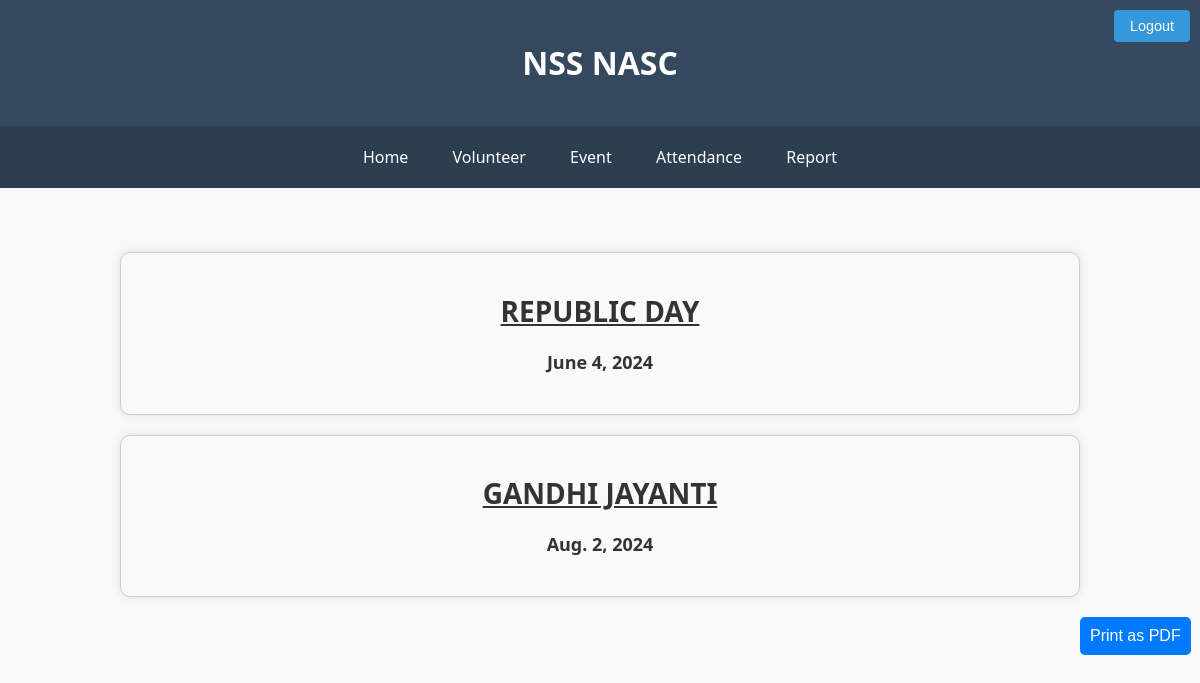
Page /report (signed in) on the committed database.
### nss/models.py (models this page shows, shortened)
class Event(models.Model):
    event_id=models.AutoField(primary_key=True)
    event_name=models.CharField(max_length=60)
    date=models.DateField()

### nss/views.py (the view)
# urls.py: path('report',views.report,name='report'),
@login_required()
def report(request):
    report={
        'event':Event.objects.all()
    }
    pics={
        'pics':Event_Photos.objects.all()
    }
    details={
        'details':Event_details.objects.all()
    }
    return render(request,'nss/report.html',{**report,**pics,**details})

### nss/context_processors.py (called while the page is built)
def group_processor(request):
    if request.user.is_authenticated:
        is_po_group = request.user.groups.filter(name='po').exists()
        is_vs_group = request.user.groups.filter(name='vs').exists()  # Adjust as needed
    else:
        is_po_group = False
        is_vs_group = False
    return {
        'is_po_group': is_po_group,
        'is_vs_group': is_vs_group,
    }

### nss/templates/nss/report.html (shortened to what this page needs)
{% extends 'nss/base.html' %}
{% load static %}
{% block content %}
<head>
    <link rel="stylesheet" href="{% static '/css/report.css' %}">
</head>
<div class="print-content">
    {% for event_item in event %}
    <div class="event-container">
        <h1 class="event-heading">{{ event_item.event_name | upper }}</h1>
        <div class="event-date">{{ event_item.date }}</div>
    </div>
    {% endfor %}
</div>
<div class="no-print">
    <button  class="buttons" onclick="printPdf()">Print as PDF</button>
</div>
{% endblock %}

### static/css/base.css (style rules this page uses)
body { background-color: #f9f9f9; color: #333; font-family: 'Segoe UI', Tahoma, Geneva, Verdana, sans-serif; margin: 0; padding: 0; }

### static/css/report.css (style rules this page uses)
.event-container { margin: 20px 10%; padding: 20px; border: 1px solid #ccc; border-radius: 10px; box-shadow: 0 0 10px rgba(0, 0, 0, 0.1); background-color: #f9f9f9; text-align: center; }
.event-heading { font-size: 28px; font-weight: bold; text-decoration: underline; text-transform: capitalize; margin-bottom: 20px; }
.event-date { font-size: 18px; font-weight: bold; color: #333; }
.buttons { background-color: #007bff; color: #fff; border: none; margin-left:90%; border-radius: 5px; padding: 10px; cursor: pointer; font-size: 16px; transition: background-color 0.3s ease; }

### rows in the picture
Event: event_name "REPUBLIC DAY", date "June 4, 2024"
Event: event_name "GANDHI JAYANTI", date "Aug. 2, 2024"
